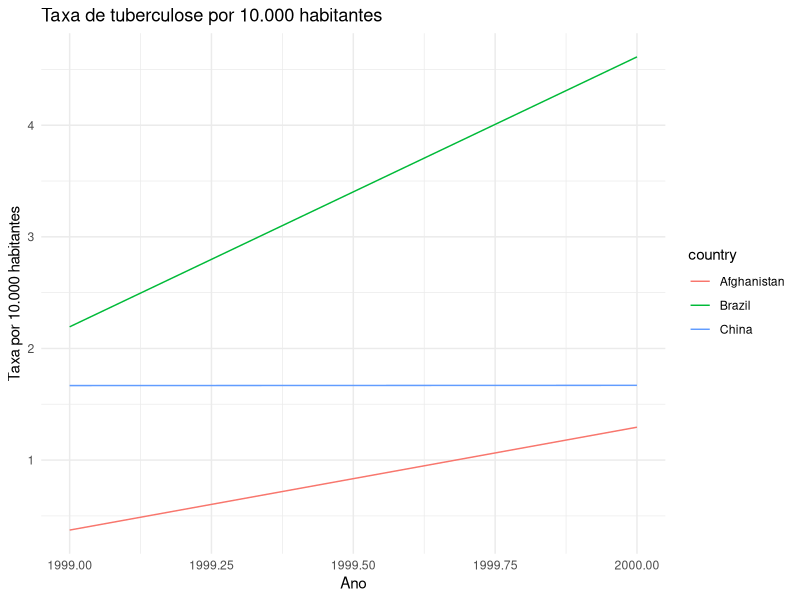

Write the R code that produced this figure.
## ---- chunk 1
knitr::opts_chunk$set(echo = TRUE)
## ---- chunk 2
# install.packages("tidyverse")
# install.packages("dplyr")
# install.packages("tidyr")
## ---- chunk 3
library(tidyverse)
library(dplyr)
library(tidyr)
## ---- chunk 4
data()
## ---- chunk 5
table1
table2
table3
table4a
table4b
## ---- chunk 6
# 3. Calcular a taxa de ocorrência de tuberculose por 10.000 pessoas

# Vamos criar a taxa dividindo os casos de tuberculose pela população e multiplicando por 10.000. Vamos supor que as colunas de interesse em table1 sejam cases e population.

# Calcular a taxa de tuberculose por 10.000 pessoas
taxas <- table1 %>%
  mutate(taxa_por_10000 = (cases / population) * 10000)

# Exibir a tabela com as taxas
taxas
## ---- chunk 7
# Agrupar os dados por ano e somar os casos de tuberculose.

casos_por_ano <- table1 %>%
  group_by(year) %>%
  summarise(total_casos = sum(cases, na.rm = TRUE))
# Número de casos de tuberculose por ano
casos_por_ano
## ---- chunk 8
# Agrupar os dados por país e somar os casos.

casos_por_pais <- table1 %>%
  group_by(country) %>%
  summarise(total_casos = sum(cases, na.rm = TRUE))
# Número de casos de tuberculose por país
casos_por_pais
## ---- chunk 9
# Mudança no número de casos de tuberculose entre 1999 e 2000

mudanca_1999_2000 <- table1 %>%
  filter(year %in% c(1999, 2000)) %>%
  group_by(country, year) %>%
  summarise(total_casos = sum(cases, na.rm = TRUE)) %>%
  spread(key = year, value = total_casos) %>%
  mutate(mudanca = `2000` - `1999`)

mudanca_1999_2000
## ---- chunk 10
# Gráfico de linhas para taxa de tuberculose por 10.000 habitantes

ggplot(taxas, aes(x = year, y = taxa_por_10000, color = country)) +
  geom_line() +
  labs(title = "Taxa de tuberculose por 10.000 habitantes",
       x = "Ano",
       y = "Taxa por 10.000 habitantes") +
  theme_minimal()
## ---- chunk 11
# 1. Extrair o número de casos por país e ano

# 2. Extrair o tamanho da população

# 3. Calcular a taxa de casos (por 10.000 pessoas)

# 4. Armazenar o resultado em uma variável
## ---- chunk 12
table2_population <- table2 %>%
  filter(type == "population")
View(table2_population)
## ---- chunk 13
tidy4a <- table4a %>%
  pivot_longer(cols = c(`1999`, `2000`), 
               names_to = "year", 
               values_to = "cases")
View(tidy4a)
## ---- chunk 14
tidy4b <- table4b %>%
  pivot_longer(cols = c(`1999`, `2000`),
               names_to = "year",
               values_to = "cases")
View(tidy4b)
## ---- chunk 15
combined <- left_join(tidy4a, tidy4b, by = c("country", "year"))
View(combined)
## ---- chunk 16
table2_wide <- table2 %>%
  pivot_wider(names_from = type, values_from = count)
View(table2_wide)
## ---- chunk 17
table3_tidy <- table3 %>%
  separate(rate, into = c("cases", "population"), sep = "/", convert = TRUE)
table3_tidy
## ---- chunk 18
table3_tidy <- table3 %>%
  separate(col = rate, 
           into = c("cases", "population"), 
           sep = "/", 
           convert = TRUE)
View(table3_tidy)
